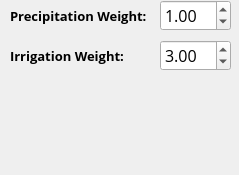
        <widget class="QWidget" name="mpHumidity">
         <property name="geometry">
          <rect>
           <x>0</x>
           <y>0</y>
           <width>239</width>
           <height>175</height>
          </rect>
         </property>
         <attribute name="label">
          <string>Humidity</string>
         </attribute>
         <widget class="QDoubleSpinBox" name="spnPW">
          <property name="geometry">
           <rect>
            <x>160</x>
            <y>0</y>
            <width>71</width>
            <height>31</height>
           </rect>
          </property>
          <property name="font">
           <font>
            <family>Open Sans</family>
            <pointsize>12</pointsize>
           </font>
          </property>
          <property name="value">
           <double>1.000000000000000</double>
          </property>
         </widget>
         <widget class="QLabel" name="label_59">
          <property name="geometry">
           <rect>
            <x>10</x>
            <y>0</y>
            <width>151</width>
            <height>31</height>
           </rect>
          </property>
          <property name="font">
           <font>
            <family>Open Sans</family>
            <pointsize>10</pointsize>
            <weight>75</weight>
            <bold>true</bold>
           </font>
          </property>
          <property name="text">
           <string>Precipitation Weight:</string>
          </property>
         </widget>
         <widget class="QDoubleSpinBox" name="spnIW">
          <property name="geometry">
           <rect>
            <x>160</x>
            <y>40</y>
            <width>71</width>
            <height>31</height>
           </rect>
          </property>
          <property name="font">
           <font>
            <family>Open Sans</family>
            <pointsize>12</pointsize>
           </font>
          </property>
          <property name="value">
           <double>3.000000000000000</double>
          </property>
         </widget>
         <widget class="QLabel" name="label_60">
          <property name="geometry">
           <rect>
            <x>10</x>
            <y>40</y>
            <width>151</width>
            <height>31</height>
           </rect>
          </property>
          <property name="font">
           <font>
            <family>Open Sans</family>
            <pointsize>10</pointsize>
            <weight>75</weight>
            <bold>true</bold>
           </font>
          </property>
          <property name="text">
           <string>Irrigation Weight:</string>
          </property>
         </widget>
        </widget>
